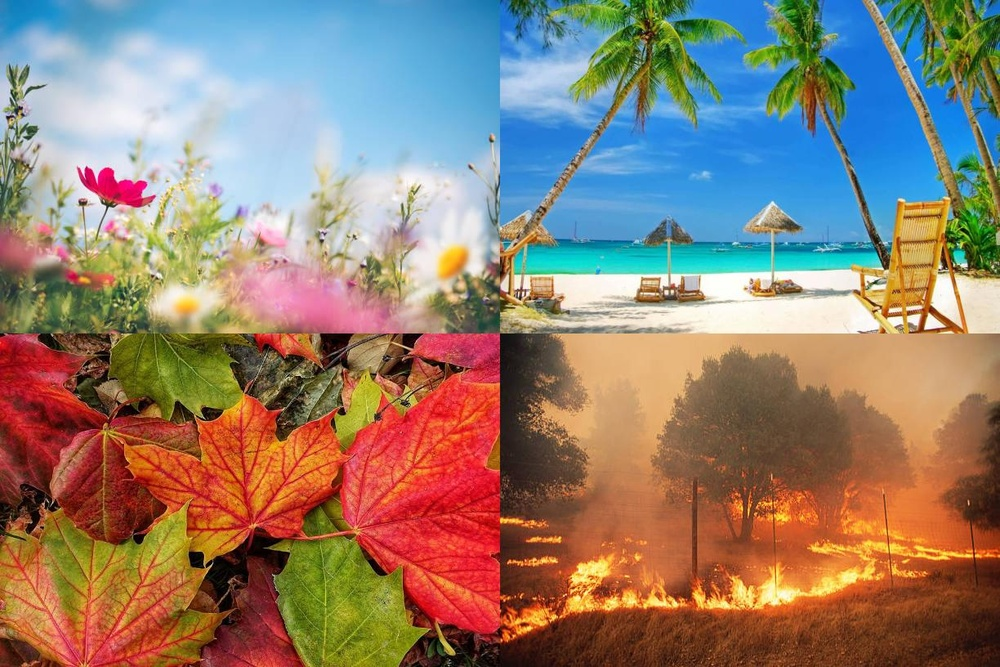
#> input picture jawaban_mahasiswa/kuis_1/04201057_Muhammad_Al_Azis_Firdaus/dataset/hasil.jpg, 1000 x 667 px, shrunk from 1224 x 816 before the run
$ python r3.py
#> lines starting #> are read from the running program, lines starting #| are printed output that depends on the picture
import matplotlib.pyplot as plt
from skimage import io, color, transform
from scipy.signal import convolve2d
import numpy as np
import math

# Load gambar hasil dari kodingan sebelumnya
gambar_hasil = io.imread('dataset//hasil.jpg')
#> gambar_hasil is the input picture: shape (667, 1000, 3); mean R, G, B 145.2, 126.9, 111.9

# Kernels
kernel1 = np.array([[0, -1, 0], [-1, 5, -1], [0, -1, 0]])
kernel2 = np.array([[-1, -1, -1], [-1, 9, -1], [-1, -1, -1]])
kernel3 = np.array([[-2, -1, 0], [-1, 1, 1], [0, 1, 2]])

# Lakukan konvolusi dengan ketiga kernel
hasil_konvolusi1 = convolve2d(gambar_hasil[:, :, 0], kernel1, mode='same', boundary='wrap')
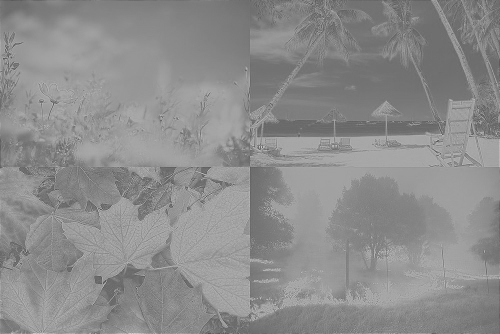
#> hasil_konvolusi1: shape (667, 1000) int64 (shown at 1/2 size); min -437, max 616, mean 145.2; drawn with min black and max white
hasil_konvolusi2 = convolve2d(gambar_hasil[:, :, 1], kernel2, mode='same', boundary='wrap')
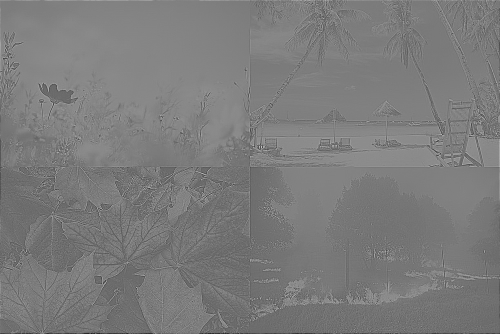
#> hasil_konvolusi2: shape (667, 1000) int64 (shown at 1/2 size); min -806, max 1117, mean 126.9; drawn with min black and max white
hasil_konvolusi3 = convolve2d(gambar_hasil[:, :, 2], kernel3, mode='same', boundary='wrap')
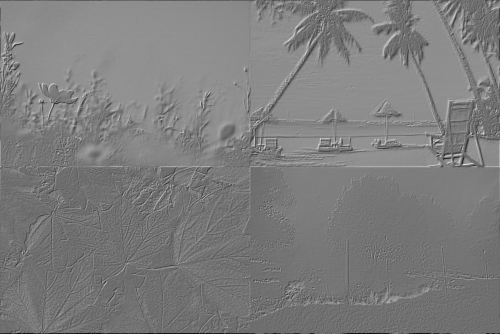
#> hasil_konvolusi3: shape (667, 1000) int64 (shown at 1/2 size); min -708, max 959, mean 111.9; drawn with min black and max white

# Gabungkan hasil konvolusi menjadi citra baru
citra_konvolusi = np.zeros_like(gambar_hasil)
citra_konvolusi[:, :, 0] = hasil_konvolusi1
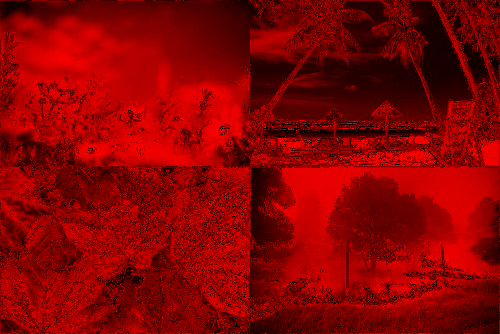
#> citra_konvolusi: shape (667, 1000, 3) (shown at 1/2 size); mean of channels 0, 1, 2 135.7, 0, 0; drawn as R, G, B
citra_konvolusi[:, :, 1] = hasil_konvolusi2
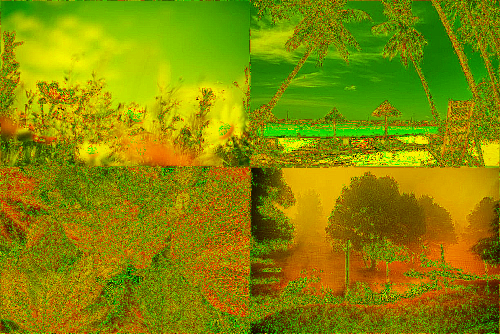
#> citra_konvolusi: shape (667, 1000, 3) (shown at 1/2 size); mean of channels 0, 1, 2 135.7, 138.3, 0; drawn as R, G, B
citra_konvolusi[:, :, 2] = hasil_konvolusi3
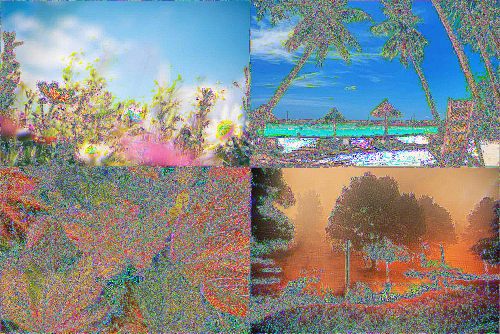
#> citra_konvolusi: shape (667, 1000, 3) (shown at 1/2 size); mean of channels 0, 1, 2 135.7, 138.3, 136.1; drawn as R, G, B

# Hitung SNR
def calculate_snr(original, filtered):
    original_energy = np.sum(original**2)
    noise_energy = np.sum((original - filtered)**2)
    snr = 10 * np.log10(original_energy / noise_energy)
    return snr

# Tampilkan citra sebelum dan sesudah konvolusi serta nilai SNR
plt.figure(figsize=(12, 6))

# Citra sebelum konvolusi
plt.subplot(1, 3, 1)
plt.imshow(gambar_hasil)
plt.title("Citra Sebelum Konvolusi")
plt.axis('off')

# Citra sesudah konvolusi
plt.subplot(1, 3, 2)
plt.imshow(citra_konvolusi)
plt.title("Citra Sesudah Konvolusi (HPF)")
plt.axis('off')

# Hitung dan tampilkan nilai SNR
original_gray = color.rgb2gray(gambar_hasil)
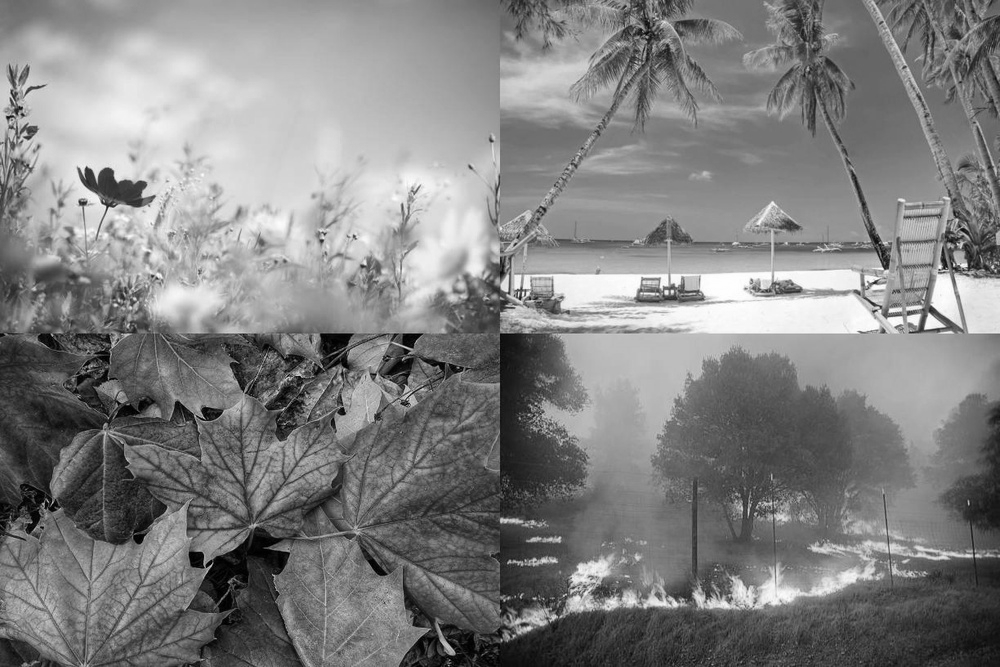
#> original_gray: shape (667, 1000) float64; min 0, max 0.999, mean 0.509
snr = calculate_snr(original_gray, citra_konvolusi[:, :, 0])
#> in calculate_snr, `original_energy = np.sum(original**2)`: original_energy = 203248.8
#> in calculate_snr, `noise_energy = np.sum((original - filtered)**2)`: noise_energy = 1.57e+10
#> in calculate_snr, `snr = 10 * np.log10(original_energy / noise_energy)`: snr = -48.87
#> snr = -48.87
plt.subplot(1, 3, 3)
plt.text(0.5, 0.5, f"SNR: {snr:.2f} dB", fontsize=12, ha='center')
plt.title("SNR")
plt.axis('off')

plt.show()

$ run again, with jawaban_mahasiswa/kuis_1/04201057_Muhammad_Al_Azis_Firdaus/dataset/fall.jpg copied over jawaban_mahasiswa/kuis_1/04201057_Muhammad_Al_Azis_Firdaus/dataset/hasil.jpg
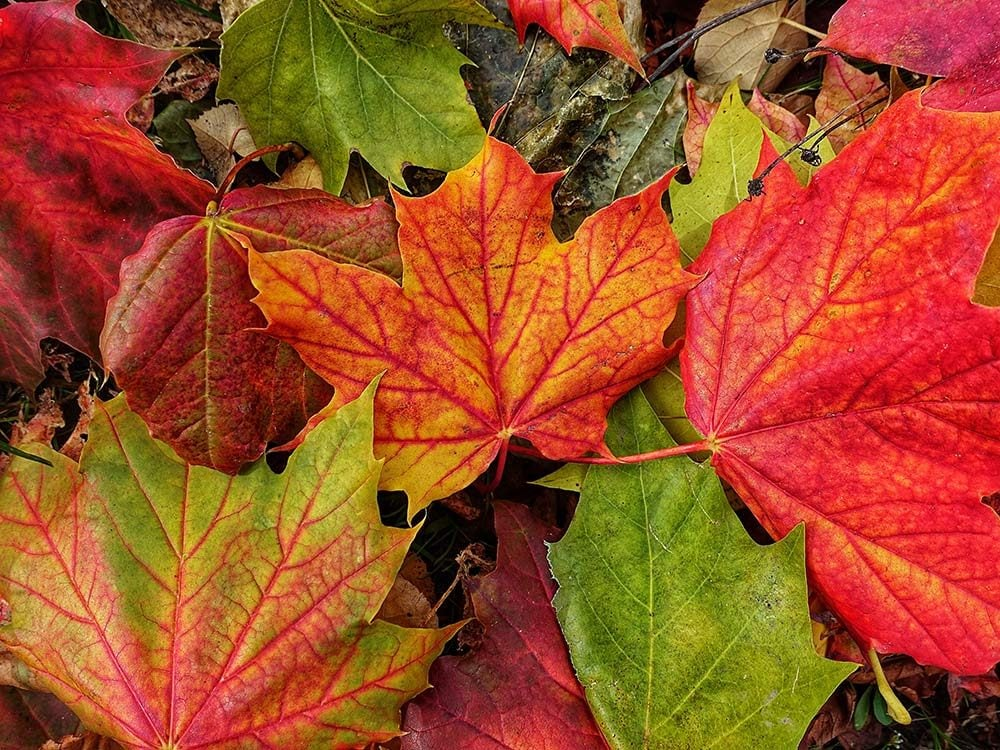
#> input picture jawaban_mahasiswa/kuis_1/04201057_Muhammad_Al_Azis_Firdaus/dataset/fall.jpg, 1000 x 750 px
#> gambar_hasil is the input picture: shape (750, 1000, 3); mean R, G, B 159.6, 77.9, 38.8
#> `citra_konvolusi[:, :, 2] = hasil_konvolusi3`:
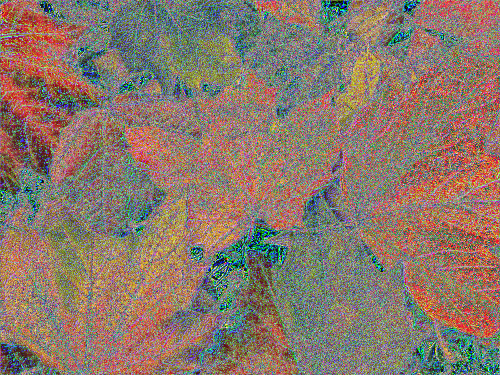
#> citra_konvolusi: shape (750, 1000, 3) (shown at 1/2 size); mean of channels 0, 1, 2 138.3, 120.1, 107.3; drawn as R, G, B
#> `original_gray = color.rgb2gray(gambar_hasil)`:
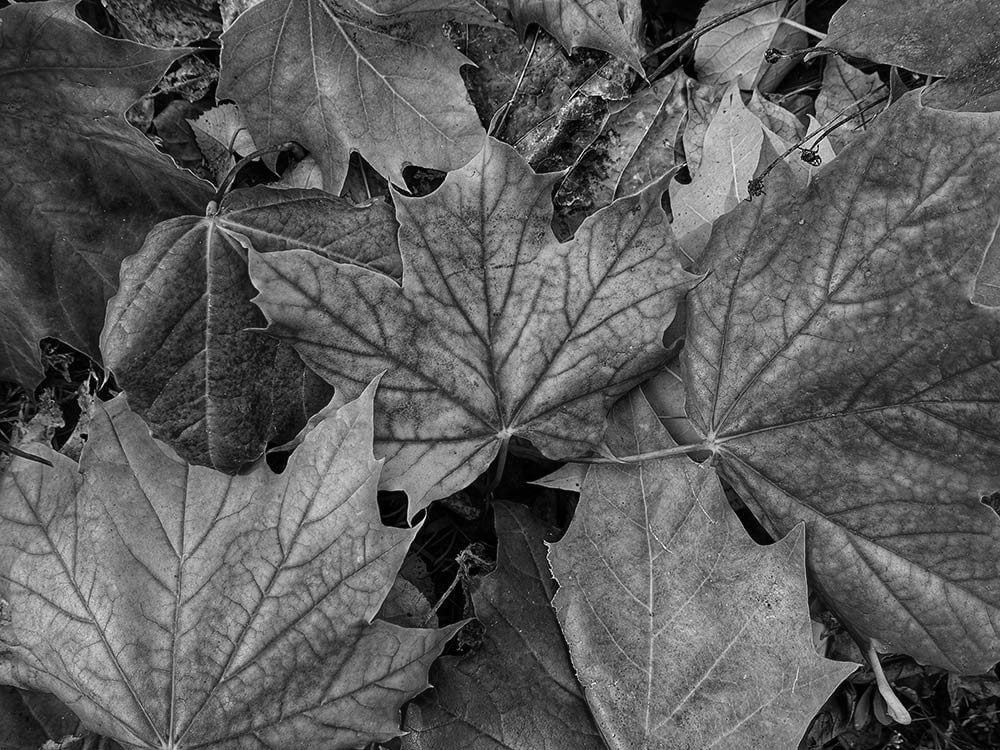
#> original_gray: shape (750, 1000) float64; min 0, max 0.995, mean 0.363
#> original_energy = 119676.2
#> noise_energy = 1.83e+10
#> in calculate_snr, `snr = 10 * np.log10(original_energy / noise_energy)`: snr = -51.84

$ run again, with jawaban_mahasiswa/kuis_1/04201057_Muhammad_Al_Azis_Firdaus/dataset/fire.jpg copied over jawaban_mahasiswa/kuis_1/04201057_Muhammad_Al_Azis_Firdaus/dataset/hasil.jpg
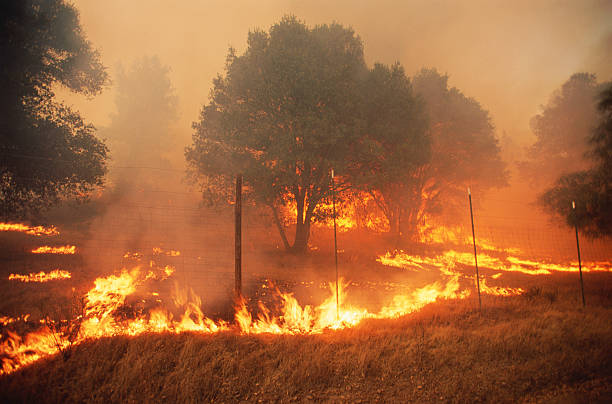
#> input picture jawaban_mahasiswa/kuis_1/04201057_Muhammad_Al_Azis_Firdaus/dataset/fire.jpg, 612 x 404 px
#> gambar_hasil is the input picture: shape (404, 612, 3); mean R, G, B 158.6, 99.2, 58.5
#> `hasil_konvolusi3 = convolve2d(gambar_hasil[:, :, 2], kernel3, mode='sa..`:
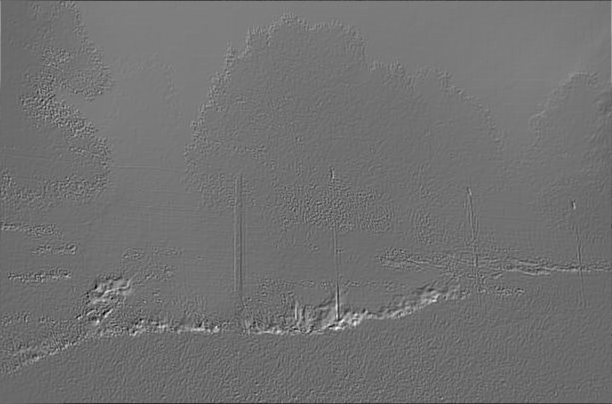
#> hasil_konvolusi3: shape (404, 612) int64; min -571, max 840, mean 58.5; drawn with min black and max white
#> `original_gray = color.rgb2gray(gambar_hasil)`:
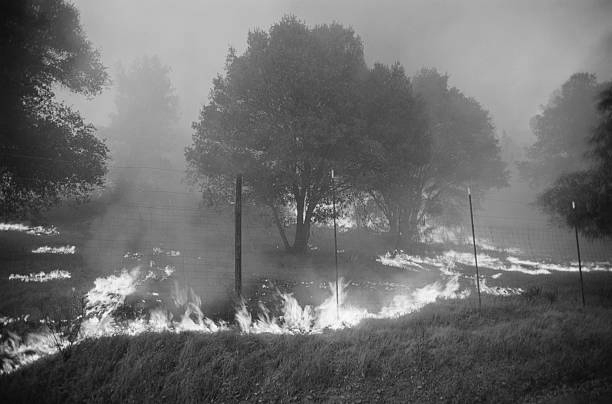
#> original_gray: shape (404, 612) float64; min 0.0208, max 0.995, mean 0.427
#> original_energy = 54096
#> noise_energy = 6.21e+09
#> in calculate_snr, `snr = 10 * np.log10(original_energy / noise_energy)`: snr = -50.6
